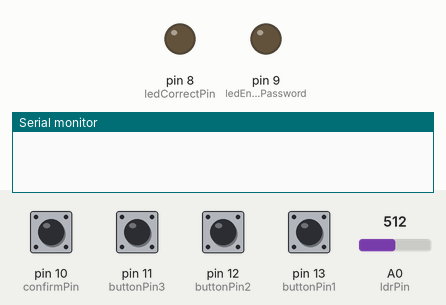
Recording of a sketch running on a simulated Arduino Uno, built with avr-gcc and run on an emulated ATmega328P. Shown: output pins drawn as LEDs (lit = HIGH), the last lines printed to the serial monitor. Inputs (shaded band) come from the test bench; at power-on: pin 10 (confirmPin), pin 11 (buttonPin3), pin 12 (buttonPin2), pin 13 (buttonPin1) HIGH, A0 (ldrPin) = 512.

Above: at 1.8 s.
1.9 s: A0 (ldrPin) set to 216
4.9 s: A0 (ldrPin) set to 187
At 7.7 s:
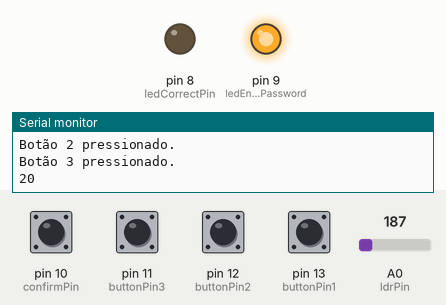
9.0 s: A0 (ldrPin) set to 210
Timing chart, 0 to 30.0 s (numbered marks = the images above; inputs shaded):
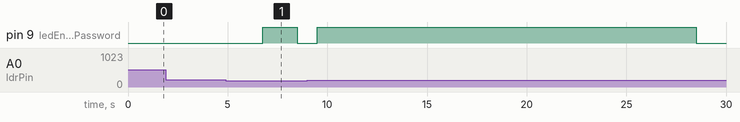

Measured:
- the behaviour switches between 200 and 199 on A0 (ldrPin) (found by bisection; images 0 and 1)
- after the input at 1.9 s, every drawn part: stays the same
- after the input at 4.9 s, pin 9 (ledEnterPassword): LOW → HIGH after 1.9 s, → LOW 1.8 s later

The sketch:

systempasswordwithldr.ino
```cpp
const int buttonPin1 = 13; // Pino do primeiro botão
const int buttonPin2 = 12; // Pino do segundo botão
const int buttonPin3 = 11; // Pino do terceiro botão
const int confirmPin = 10; // Pino do botão de confirmação
const int ledCorrectPin = 8; // Pino do LED de senha correta
const int ledEnterPassword = 9; // Pino do LED para inserir a senha
const int ldrPin = A0; // Pino analógico onde o sensor LDR está conectado

int ldrValue; // Variável para armazenar o valor lido do sensor LDR
int countdownValue = 20; // Contagem regressiva de 20 segundos
bool countdownActive = false; // Flag para indicar se a contagem regressiva está ativa

const int passwordLength = 6; // Comprimento da senha
const int correctPassword[passwordLength] = {1, 1, 1, 1, 1, 1}; // Substitua pelos dígitos da senha correta
int enteredPassword[passwordLength];
int currentIndex = 0;
bool passwordEntered = false;

void setup() {
  pinMode(buttonPin1, INPUT_PULLUP);
  pinMode(buttonPin2, INPUT_PULLUP);
  pinMode(buttonPin3, INPUT_PULLUP);
  pinMode(confirmPin, INPUT_PULLUP);
  pinMode(ledCorrectPin, OUTPUT);
  pinMode(ledEnterPassword, OUTPUT);
  pinMode(ldrPin, INPUT);
  Serial.begin(9600);
}

void loop() {
  ldrValue = analogRead(ldrPin); // Lê o valor do sensor LDR

  if (ldrValue < 200) {
    if (!passwordEntered) {
      checkButton(buttonPin1, 1);
      checkButton(buttonPin2, 2);
      checkButton(buttonPin3, 3);

      if (digitalRead(confirmPin) == HIGH && !passwordEntered) {
        checkPassword();
      }
    }

    if (!passwordEntered && !countdownActive) {
      startCountdown();
    }
  }

  if (countdownActive) {
    updateCountdown();

    // Verifica se a senha foi inserida com sucesso e interrompe a contagem regressiva
    if (passwordEntered) {
      countdownActive = false;
      digitalWrite(ledEnterPassword, LOW); // Apaga o LED após a contagem regressiva
    }
  }

  // Aguarda um breve intervalo antes de fazer a próxima leitura
  delay(1000); // Alterado para 1000 ms (1 segundo)
}

void checkButton(int pin, int digit) {
  if (digitalRead(pin) == HIGH) {
    Serial.print("Botão ");
    Serial.print(digit);
    Serial.println(" pressionado.");
    enteredPassword[currentIndex] = digit;
    currentIndex = (currentIndex + 1) % passwordLength;
    delay(250); // Para evitar leituras múltiplas com um único pressionamento
  }
}

void checkPassword() {
  bool passwordCorrect = true;
  for (int i = 0; i < passwordLength; i++) {
    if (enteredPassword[i] != correctPassword[i]) {
      passwordCorrect = false;
      break;
    }
  }

  if (passwordCorrect) {
    digitalWrite(ledCorrectPin, HIGH);
    digitalWrite(ledEnterPassword, LOW);
    passwordEntered = true;
  } else {
    digitalWrite(ledCorrectPin, LOW);
    digitalWrite(ledEnterPassword, LOW);
    delay(1000); // Pisca o LED de senha incorreta por 1 segundo
    digitalWrite(ledEnterPassword, HIGH);
    clearEnteredPassword();
  }
}

void startCountdown() {
  countdownActive = true;
}

void updateCountdown() {
  if (countdownValue > 0) {
    Serial.println(countdownValue);
    countdownValue--;
    digitalWrite(ledEnterPassword, HIGH); // Acende o LED durante a contagem regressiva
  } else {
    countdownActive = false;
    digitalWrite(ledEnterPassword, LOW); // Apaga o LED após a contagem regressiva
  }
}

void clearEnteredPassword() {
  for (int i = 0; i < passwordLength; i++) {
    enteredPassword[i] = 0;
  }
  currentIndex = 0;
}
```
